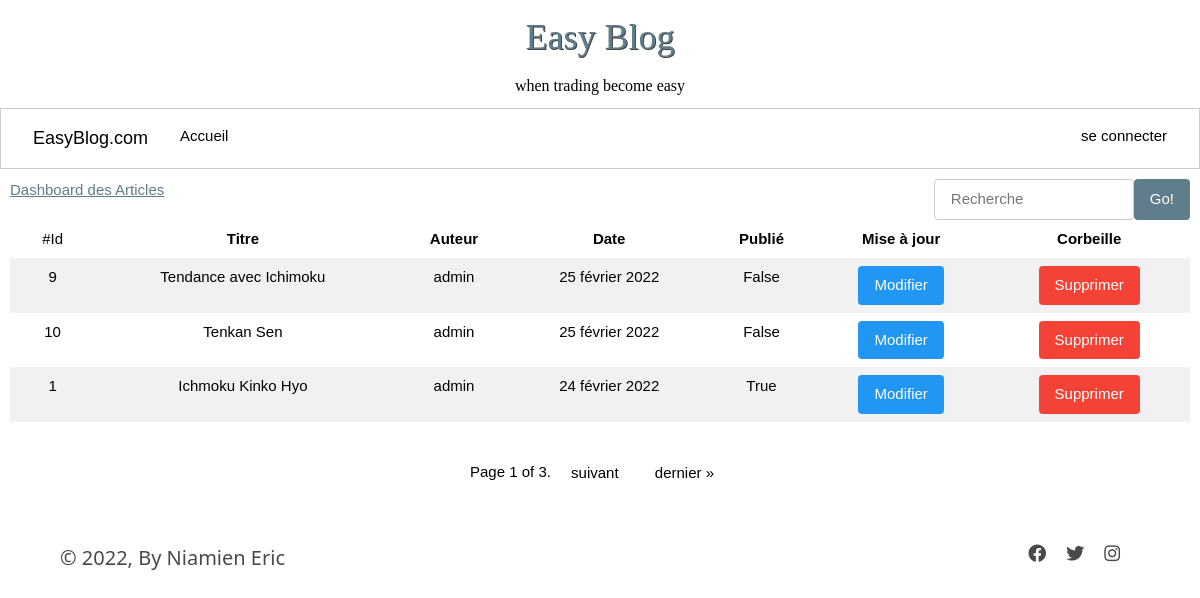
Before: /dashboard/ with the older database file.
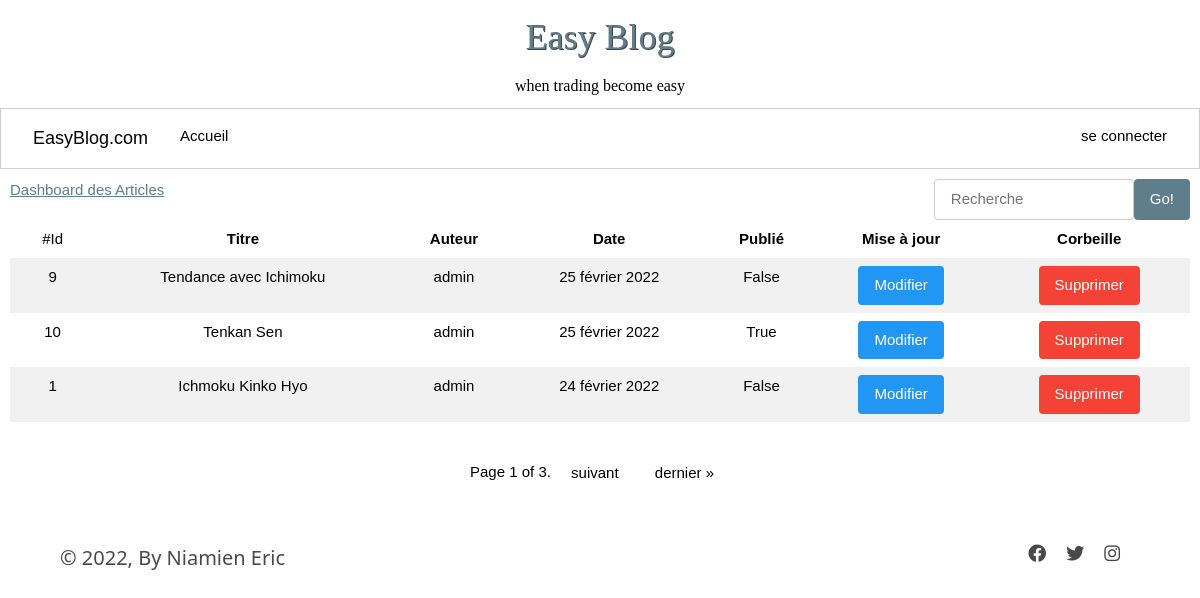
After: the same page with the newer database file.
### post/models.py (models this page shows, shortened)
class BlogPost(models.Model):
    title = models.CharField(max_length=255, unique=True, verbose_name="Titre")
    slug = models.SlugField(max_length=255, unique=True, blank=True)
    author = models.ForeignKey(User, on_delete=models.SET_NULL, null=True, blank=True)
    last_updated = models.DateTimeField(auto_now=True)
    created_on = models.DateField(blank=True, null=True)
    published = models.BooleanField(default=False, verbose_name="Publié")
    images = models.ImageField(upload_to='media')
    content =  HTMLField()
    class Meta:
        ordering = ['-created_on']
        verbose_name = "Article"
    @property
    def author_or_default(self):
        return self.author.username if self.author else "L'auteur inconnu"

### session/models.py (models this page shows)
class BlogUser(AbstractUser):
    pass

### dashboard/views.py (the view)
# urls.py: path('dashboard/', include('dashboard.urls')),
def dashboard(request):
    home = False
    posts_all = BlogPost.objects.all()
    paginator = Paginator(posts_all, 3)
    page_number = request.GET.get('page')
    posts = paginator.get_page(page_number)
    context = {'posts':posts,'home':home}
    return render(request,'dashboard/dashboard.html',context)

### templates/dashboard/dashboard.html (shortened to what this page needs)
{% extends 'main.html' %}
{% load static %}
{% block headcontent %}
    <link rel="stylesheet" href="{% static 'css/index.css' %}">
{% endblock %}
{% block content %}
<div class="w3-container" style="padding: 10px;">
    <span class="w3-text-blue-grey" style="" ><u class="w3-text-blue-grey">Dashboard des Articles</u></span>
    <span class="w3-right" style="display: flex;margin: 0;padding: 0;">
        <input style="width: 200px;" class="w3-input w3-border w3-round w3-padding" type="text" placeholder="Recherche">
        <button class="w3-button w3-round w3-blue-grey">Go!</button>
    </span>
    <table class="w3-table w3-striped w3-centered" style="margin-top: 5px;">
      <tr>
        <td>#Id</td>
        <th>Titre</th>
        <th>Auteur</th>
        <th>Date</th>
        <th>Publié</th>
        <th>Mise à jour</th>
        <th>Corbeille</th>
      </tr>
      {% for post in posts %}
        <tr>
            <td>{{ post.id }}</td>
            <td>{{ post.title }}</td>
            <td>{{ post.author_or_default }}</td>
            <td>{{ post.created_on|date:'j F Y' }}</td>
            <td>{{ post.published }}</td>
            <td><a href="{% url 'update' post.slug %}" class="w3-button w3-blue w3-round">Modifier</a></td>
            <td><a href="{% url  'delete' post.slug %}" class="w3-button w3-red w3-round">Supprimer</a></td>
        </tr>
    {% endfor %}
    </table>
  </div>
<br>
<div class="w3-bar pagination  w3-center">
    <span class="step-links ">
        <span class="current">
            Page {{ posts.number }} of {{ posts.paginator.num_pages }}.
        </span>
        {% if posts.has_next %}
            <a class="w3-button" href="?page={{ posts.next_page_number }}#article">suivant</a>
            <a class="w3-button" href="?page={{ posts.paginator.num_pages }}#article">dernier &raquo;</a>
        {% endif %}
    </span>
</div>
{% endblock content %}

### templates/main.html (shortened to what this page needs)
{% load static %}
<!DOCTYPE html>
<html lang="fr">
<head>
    <link rel="stylesheet" href="{% static 'css/w3.css' %}">
    <link rel="stylesheet" href="{% static 'css/footer.css' %}">
    <link rel="stylesheet" href="{% static 'css/main.css' %}">
    <link rel="stylesheet" href="https://use.fontawesome.com/releases/v5.13.0/css/all.css"/>
    {% block headcontent %}{% endblock %}
</head>
<body>
    {% include 'base/navbar.html' %}
    {% block content %}{% endblock content %}
    {% include 'base/footer.html' %}
</body>
</html>

### templates/base/navbar.html (shortened to what this page needs)
<h1 class="w3-center w3-text-blue-grey" style="font-family: 'Pacifico', cursive;text-shadow:1px 1px 0 #444">Easy Blog</h1>
<h6 class="w3-center" style="font-family: 'Comfortaa', cursive;">when trading become easy</h6>
<div class="w3-bar w3-padding w3-border">
    <a href="#" class="w3-bar-item w3-button w3-mobile w3-hover-none" style="font-size: large;">EasyBlog.com</a>
    {% if home %}
        <a href="#article" class="w3-bar-item w3-button w3-mobile w3-hover-none">Article</a>
        <a href="{% url 'contact' %}" class="w3-bar-item w3-button w3-mobile w3-hover-none">Contact</a>
        <a href="#about" class="w3-bar-item w3-button w3-mobile w3-hover-none">A Propos</a>
    {% else %}
        <a href="{% url 'home' %}" class="w3-bar-item w3-button w3-mobile w3-hover-none">Accueil</a>
    {% endif %}
    {% if user.is_authenticated %}
    <div class="w3-dropdown-hover w3-mobile w3-right">
        <button class="w3-button w3-hover-none">Bienvenue {{user.username}}</button>
        <div class="w3-dropdown-content w3-bar-block w3-card-4 ">
            <a href="{% url 'signout' %}" class="w3-bar-item w3-button w3-right w3-mobile w3-hover-blue-grey"> déconnection </a>
        </div>
    </div>
    {% else %}
        <a href="{% url 'signin' %}" class="w3-bar-item w3-button w3-right w3-mobile w3-hover-blue">se connecter</a>
    {% endif %}
</div>

### templates/base/footer.html
<footer>
    <h2>&copy; 2022, By Niamien Eric</h2>
    <div class="social-media">
      <p><i class="fab fa-facebook"></i></p>
      <p><i class="fab fa-twitter"></i></p>
      <p><i class="fab fa-instagram"></i></p>
    </div>
  </footer>

### static/css/w3.css (style rules this page uses)
*,*:before,*:after { box-sizing:inherit }
html { -ms-text-size-adjust:100%;-webkit-text-size-adjust:100% }
body { margin:0 }
article,aside,details,figcaption,figure,footer,header,main,menu,nav,section { display:block }
a { background-color:transparent }
button,input,select,textarea,optgroup { font:inherit;margin:0 }
button,input { overflow:visible }
button,select { text-transform:none }
button,[type=button],[type=reset],[type=submit] { -webkit-appearance:button }
html,body { font-family:Verdana,sans-serif;font-size:15px;line-height:1.5 }
html { overflow-x:hidden }
h1 { font-size:36px }
h2 { font-size:30px }
h6 { font-size:16px }
h1,h2,h3,h4,h5,h6 { font-family:"Segoe UI",Arial,sans-serif;font-weight:400;margin:10px 0 }
a { color:inherit }
.w3-table,.w3-table-all { border-collapse:collapse;border-spacing:0;width:100%;display:table }
.w3-striped tbody tr:nth-child(even) { background-color:#f1f1f1 }
.w3-centered tr th,.w3-centered tr td { text-align:center }
.w3-table td,.w3-table th,.w3-table-all td,.w3-table-all th { padding:8px 8px;display:table-cell;text-align:left;vertical-align:top }
.w3-table th:first-child,.w3-table td:first-child,.w3-table-all th:first-child,.w3-table-all td:first-child { padding-left:16px }
.w3-btn,.w3-button { border:none;display:inline-block;padding:8px 16px;vertical-align:middle;overflow:hidden;text-decoration:none;color:inherit;background-color:inherit;text-align:center;cursor:pointer;white-space:nowrap }
.w3-btn,.w3-button { -webkit-touch-callout:none;-webkit-user-select:none;-khtml-user-select:none;-moz-user-select:none;-ms-user-select:none;user-select:none }
.w3-input { padding:8px;display:block;border:none;border-bottom:1px solid #ccc;width:100% }
.w3-bar { width:100%;overflow:hidden }
.w3-bar .w3-bar-item { padding:8px 16px;float:left;width:auto;border:none;display:block;outline:0 }
.w3-bar .w3-button { white-space:normal }
.w3-container:after,.w3-container:before,.w3-panel:after,.w3-panel:before,.w3-row:after,.w3-row:before,.w3-row-padding:after,.w3-row-padding:before, .w3-cell-row:before,.w3-cell-row:after,.w3-clear:after,.w3-clear:before,.w3-bar:before,.w3-bar:after { content:"";display:table;clear:both }
.w3-round,.w3-round-medium { border-radius:4px }
.w3-container,.w3-panel { padding:0.01em 16px }
.w3-center { text-align:center!important }
.w3-border { border:1px solid #ccc!important }
.w3-padding { padding:8px 16px!important }
.w3-right { float:right!important }
.w3-blue,.w3-hover-blue:hover { color:#fff!important;background-color:#2196F3!important }
.w3-blue-grey,.w3-hover-blue-grey:hover,.w3-blue-gray,.w3-hover-blue-gray:hover { color:#fff!important;background-color:#607d8b!important }
.w3-red,.w3-hover-red:hover { color:#fff!important;background-color:#f44336!important }
.w3-text-blue-grey,.w3-hover-text-blue-grey:hover,.w3-text-blue-gray,.w3-hover-text-blue-gray:hover { color:#607d8b!important }

### static/css/footer.css (style rules this page uses)
footer { margin-top: 30px; display: flex; flex-wrap:wrap; justify-content: space-between; color: #494949; padding: 0 5%; }
footer h2 { font-size: 20px; margin-top: 20px; }
footer .social-media { display:flex; }
footer .social-media p { font-size: 18px; margin-right: 20px; }

### static/css/main.css (style rules this page uses)
body { margin: 0; padding: 0; }

Changed rows visible on the page:
changed BlogPost "Tenkan Sen": published "False" → "True"
changed BlogPost "Ichmoku Kinko Hyo": published "True" → "False"
